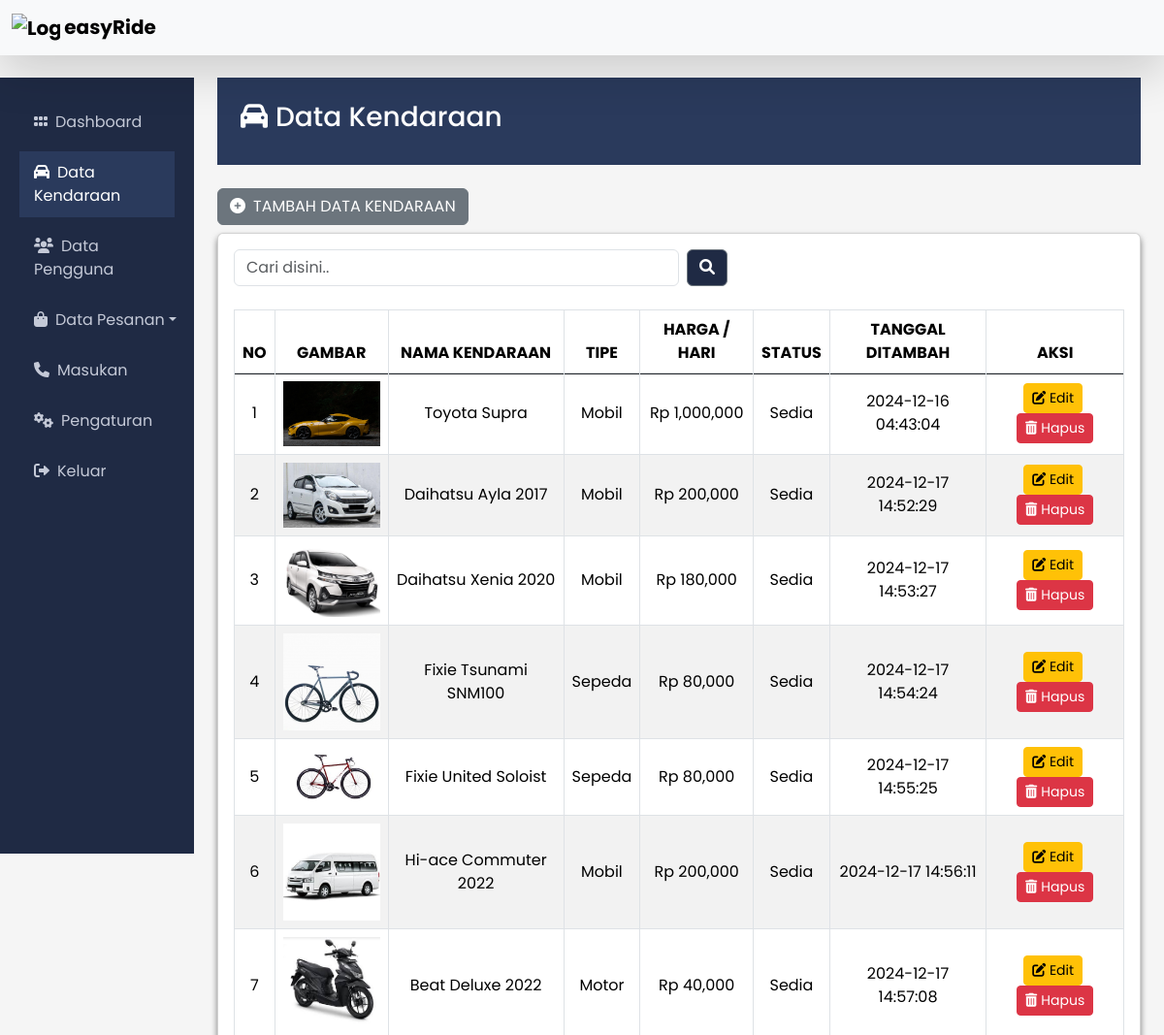
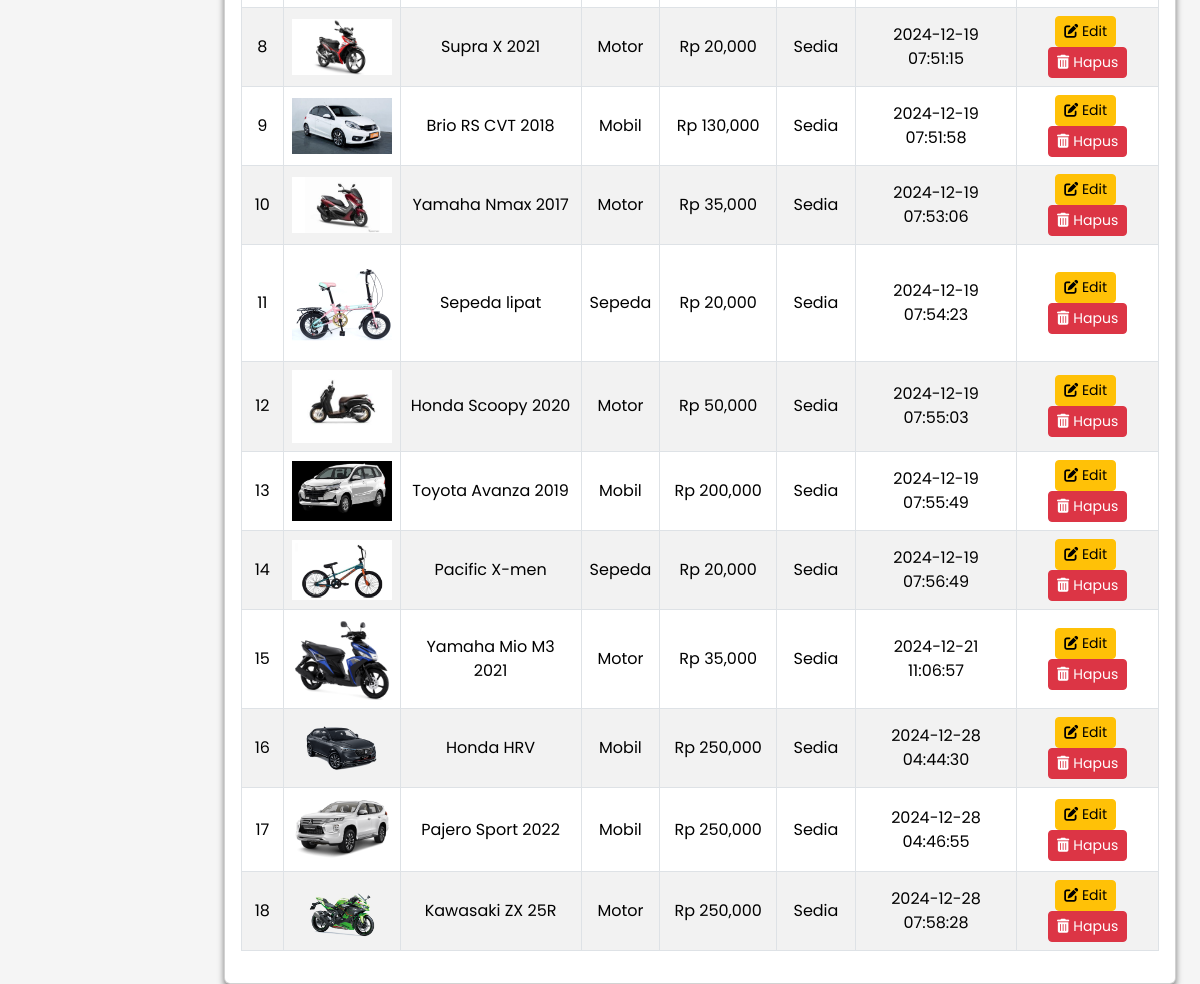
Screenshot of /dashboard/data_kendaraan.php (signed in) with the database file from the repository (2 pictures, top to bottom).
### tables this page shows
CREATE TABLE `kendaraan` (
  `id` int(100) NOT NULL,
  `gambar` varchar(100) NOT NULL,
  `nama_kendaraan` varchar(100) NOT NULL,
  `tipe_kendaraan` varchar(15) NOT NULL,
  `harga_per_hari` decimal(10,0) NOT NULL,
  `status` varchar(15) NOT NULL,
  `tanggal_di_tambah` timestamp NOT NULL DEFAULT current_timestamp()
);

### dashboard/data_kendaraan.php (the view, shortened to what this page needs)
<!DOCTYPE html>
<html lang="en">
<head>
    <link rel="stylesheet" href="../bootstrap/css/bootstrap.min.css">
    <link rel="stylesheet" href="https://cdnjs.cloudflare.com/ajax/libs/font-awesome/6.0.0/css/all.min.css" />
</head>
<body>
</head>
<body>
    <div class="container-fluid">
        <nav class="navbar navbar-expand-lg fixed-top mb-5 bg-body-tertiary shadow-lg">
            <div class="container-fluid fw-bold">
            <a class="navbar-brand" href="#">
                <img src="../asset/easyride.png" alt="Logo" width="50" class="d-inline-block align-text-center" />
                easyRide
            </a>
            </div>
        </nav>
        <div class="row">
            <nav class="col-md-2 d-none d-md-block sidebar">
            <div class="d-flex flex-column pt-4 px-2">
                <ul class="navbar-nav">
                <li class="nav-item mb-2"><a href="index.php"><i class="fa-solid fa-grip me-2"></i>Dashboard</a>
                <li class="nav-item mb-2"><a href="data_kendaraan.php" class="active text-white"><i class="fa-solid fa-car me-2"></i>Data Kendaraan</a></li>
                <li class="nav-item mb-2"><a href="data_pengguna.php"><i class="fa-solid fa-users me-2"></i>Data Pengguna</a></li>
                <li class="nav-item mb-2"><a href="" class="dropdown dropdown-toggle"data-bs-toggle="collapse" data-bs-target="#pesanan" aria-expanded="false" aria-controls="pesanan">
                    <i class="fa-solid fa-bag-shopping me-2"></i>Data Pesanan</a></li>
                <li class="nav-item mb-2"><a href="masukan.php"><i class="fa-solid fa-phone me-2"></i>Masukan</a></li>
                <li class="nav-item mb-2"><a href="pengaturan.php"><i class="fa-solid fa-gears me-2"></i>Pengaturan</a></li>
                <li class="nav-item mb-2"><a href="../logout.php"><i class="fa-solid fa-right-from-bracket me-2"></i>Keluar</a></li></li>
                </ul>
            </div>
            </nav>
            <main class="col-md-10 ms-sm-auto px-md-4">
                <div class="header mb-4 p-4">
                    <h3><i class="fa-solid fa-car me-2"></i>Data Kendaraan</h3>
                </div>
                    <button type="button" class="btn btn-secondary mb-2" data-bs-toggle="modal" data-bs-target="#tambahDataModal">
                        <i class="fas fa-plus-circle me-2"></i>TAMBAH DATA KENDARAAN
                    </button>
                <div class="col-md-12">
                    <div class="card p-3">
                        <form class="d-flex mb-4" method="GET" role="search">
                            <input class="form-control w-50 me-2 " type="search" placeholder="Cari disini.." name="keyword" aria-label="Search" autocomplete="off">
                            <button class="btn btn-secondary" style="background-color: #1f2a44;" type="submit"><i class="fa-solid fa-magnifying-glass"></i></button>
                        </form>
                        <div class="table-responsive">
                            <table class="table table-striped table-bordered align-middle text-center">
                                <thead>
                                    <tr>
                                        <th scope="col">NO</th>
                                        <th scope="col">GAMBAR</th>
                                        <th scope="col">NAMA KENDARAAN</th>
                                        <th scope="col">TIPE</th>
                                        <th scope="col">HARGA / HARI</th>
                                        <th scope="col">STATUS</th>
                                        <th scope="col">TANGGAL DITAMBAH</th>
                                        <th scope="col">AKSI</th>
                                    </tr>
                                </thead>
                                <tbody class="table-group-divider">
                                <tr>
                                <?php
                                    require '../function.php';
                                    if (isset($_GET['keyword'])) {
                                        $keyword = $_GET['keyword'];
                                        $query = mysqli_query($koneksi, "SELECT * FROM kendaraan
                                        WHERE nama_kendaraan LIKE '%$keyword%'
                                        OR tipe_kendaraan LIKE '%$keyword%'
                                        OR harga_per_hari LIKE '%$keyword%'
                                        OR status LIKE '%$keyword%'
                                        ORDER BY id DESC");
                                    } else {
                                        $query = mysqli_query($koneksi, "SELECT * FROM kendaraan");
                                    }
                                ?>
                                <?php
                                    if (mysqli_num_rows($query) > 0) {
                                        $no = 1;
                                        while ($data = mysqli_fetch_assoc($query)) {
                                ?>
                                    <tr>
                                        <td><?php echo $no++; ?></td>
                                        <td><img src="uploads/<?= $data['gambar']; ?>" alt="Gambar Kendaraan" width="100"></td>
                                        <td><?php echo $data['nama_kendaraan']; ?></td>
                                        <td><?php echo $data['tipe_kendaraan']; ?></td>
                                        <td><?php echo "Rp " . number_format($data['harga_per_hari']); ?></td>
                                        <td><?php echo $data['status']; ?></td>
                                        <td><?php echo $data['tanggal_di_tambah']; ?></td>
                                        <td>
                                            <button
                                                class="btn btn-warning btn-sm me-1 btn-edit"
                                                data-id="<?= $data['id'] ?>"
                                                data-gambar = "<?= $data['gambar'] ?>"
                                                data-nama="<?= $data['nama_kendaraan'] ?>"
                                                data-tipe="<?= $data['tipe_kendaraan'] ?>"
                                                data-harga="<?= "Rp " . number_format($data['harga_per_hari']) ?>"
                                                data-status="<?= $data['status'] ?>" >
                                                <i class="fas fa-edit"></i> Edit
                                            </button>
                                            <a href="hapus_kendaraan.php?id=<?= $data['id']; ?>" class="btn btn-danger btn-sm"
                                                onclick="return confirm('Yakin ingin menghapus data ini?')">
                                                <i class="fas fa-trash-alt me-1"></i>Hapus
                                            </a>
                                        </td>
                                    </tr>
                                    <?php
                                        }
                                    }
                                    ?>
                                </tbody>
                            </table>
                        </div>
                    </div>
                </div>
            </main>
        </div>
    </div>
</body>
</html>

### dashboard/data_kendaraan.php (style rules this page uses)
body { background-color: #f5f5f5; padding-top: 80px; font-family: "Poppins", sans-serif; }
.sidebar { background-color: #1f2a44; height: 100vh; color: #fff; }
.sidebar a { color: #c4c9d7; text-decoration: none; padding: 10px 15px; display: block; }
.sidebar .active { background-color: #2a3a5c; }
.header { background-color: #2a3a5c; color: #fff; padding: 15px; }
.card { box-shadow: 0px 4px 6px rgba(0, 0, 0, 0.5); }

### rows the page displays
kendaraan: gambar (picture), nama_kendaraan "Toyota Supra", tipe_kendaraan "Mobil", harga_per_hari "1,000,000", status "Sedia", tanggal_di_tambah "2024-12-16 04:43:04"
kendaraan: gambar (picture), nama_kendaraan "Daihatsu Ayla 2017", tipe_kendaraan "Mobil", harga_per_hari "200,000", status "Sedia", tanggal_di_tambah "2024-12-17 14:52:29"
kendaraan: gambar (picture), nama_kendaraan "Daihatsu Xenia 2020", tipe_kendaraan "Mobil", harga_per_hari "180,000", status "Sedia", tanggal_di_tambah "2024-12-17 14:53:27"
kendaraan: gambar (picture), nama_kendaraan "Fixie Tsunami SNM100", tipe_kendaraan "Sepeda", harga_per_hari "80,000", status "Sedia", tanggal_di_tambah "2024-12-17 14:54:24"
kendaraan: gambar (picture), nama_kendaraan "Fixie United Soloist", tipe_kendaraan "Sepeda", harga_per_hari "80,000", status "Sedia", tanggal_di_tambah "2024-12-17 14:55:25"
kendaraan: gambar (picture), nama_kendaraan "Hi-ace Commuter 2022", tipe_kendaraan "Mobil", harga_per_hari "200,000", status "Sedia", tanggal_di_tambah "2024-12-17 14:56:11"
kendaraan: gambar (picture), nama_kendaraan "Beat Deluxe 2022", tipe_kendaraan "Motor", harga_per_hari "40,000", status "Sedia", tanggal_di_tambah "2024-12-17 14:57:08"
kendaraan: gambar (picture), nama_kendaraan "Supra X 2021", tipe_kendaraan "Motor", harga_per_hari "20,000", status "Sedia", tanggal_di_tambah "2024-12-19 07:51:15"
kendaraan: gambar (picture), nama_kendaraan "Brio RS CVT 2018", tipe_kendaraan "Mobil", harga_per_hari "130,000", status "Sedia", tanggal_di_tambah "2024-12-19 07:51:58"
kendaraan: gambar (picture), nama_kendaraan "Yamaha Nmax 2017", tipe_kendaraan "Motor", harga_per_hari "35,000", status "Sedia", tanggal_di_tambah "2024-12-19 07:53:06"
kendaraan: gambar (picture), nama_kendaraan "Sepeda lipat", tipe_kendaraan "Sepeda", harga_per_hari "20,000", status "Sedia", tanggal_di_tambah "2024-12-19 07:54:23"
kendaraan: gambar (picture), nama_kendaraan "Honda Scoopy 2020", tipe_kendaraan "Motor", harga_per_hari "50,000", status "Sedia", tanggal_di_tambah "2024-12-19 07:55:03"
kendaraan: gambar (picture), nama_kendaraan "Toyota Avanza 2019", tipe_kendaraan "Mobil", harga_per_hari "200,000", status "Sedia", tanggal_di_tambah "2024-12-19 07:55:49"
kendaraan: gambar (picture), nama_kendaraan "Pacific X-men", tipe_kendaraan "Sepeda", harga_per_hari "20,000", status "Sedia", tanggal_di_tambah "2024-12-19 07:56:49"
kendaraan: gambar (picture), nama_kendaraan "Yamaha Mio M3 2021", tipe_kendaraan "Motor", harga_per_hari "35,000", status "Sedia", tanggal_di_tambah "2024-12-21 11:06:57"
kendaraan: gambar (picture), nama_kendaraan "Honda HRV", tipe_kendaraan "Mobil", harga_per_hari "250,000", status "Sedia", tanggal_di_tambah "2024-12-28 04:44:30"
kendaraan: gambar (picture), nama_kendaraan "Pajero Sport 2022", tipe_kendaraan "Mobil", harga_per_hari "250,000", status "Sedia", tanggal_di_tambah "2024-12-28 04:46:55"
kendaraan: gambar (picture), nama_kendaraan "Kawasaki ZX 25R", tipe_kendaraan "Motor", harga_per_hari "250,000", status "Sedia", tanggal_di_tambah "2024-12-28 07:58:28"
